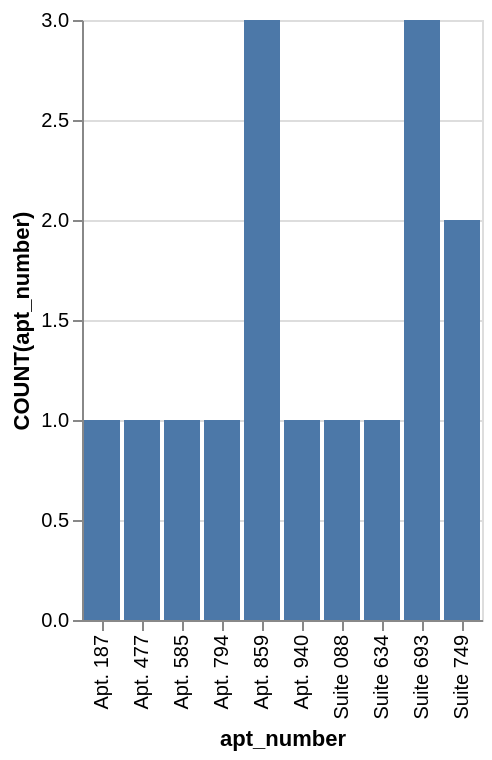

Specify this chart in Vega-Lite:
### Vega-Lite specification from a JSON file in a GitHub repository (floating-point values rounded to 4 significant figures)
{"data": {"values": [{"x_data": "Apt. 187", "y_data": 1}, {"x_data": "Apt. 477", "y_data": 1}, {"x_data": "Apt. 585", "y_data": 1}, {"x_data": "Apt. 794", "y_data": 1}, {"x_data": "Apt. 859", "y_data": 3}, {"x_data": "Apt. 940", "y_data": 1}, {"x_data": "Suite 088", "y_data": 1}, {"x_data": "Suite 634", "y_data": 1}, {"x_data": "Suite 693", "y_data": 3}, {"x_data": "Suite 749", "y_data": 2}]}, "mark": "bar", "encoding": {"x": {"field": "x_data", "type": "nominal", "title": "apt_number", "sort": "ascending"}, "y": {"field": "y_data", "type": "quantitative", "title": "COUNT(apt_number)"}}}
